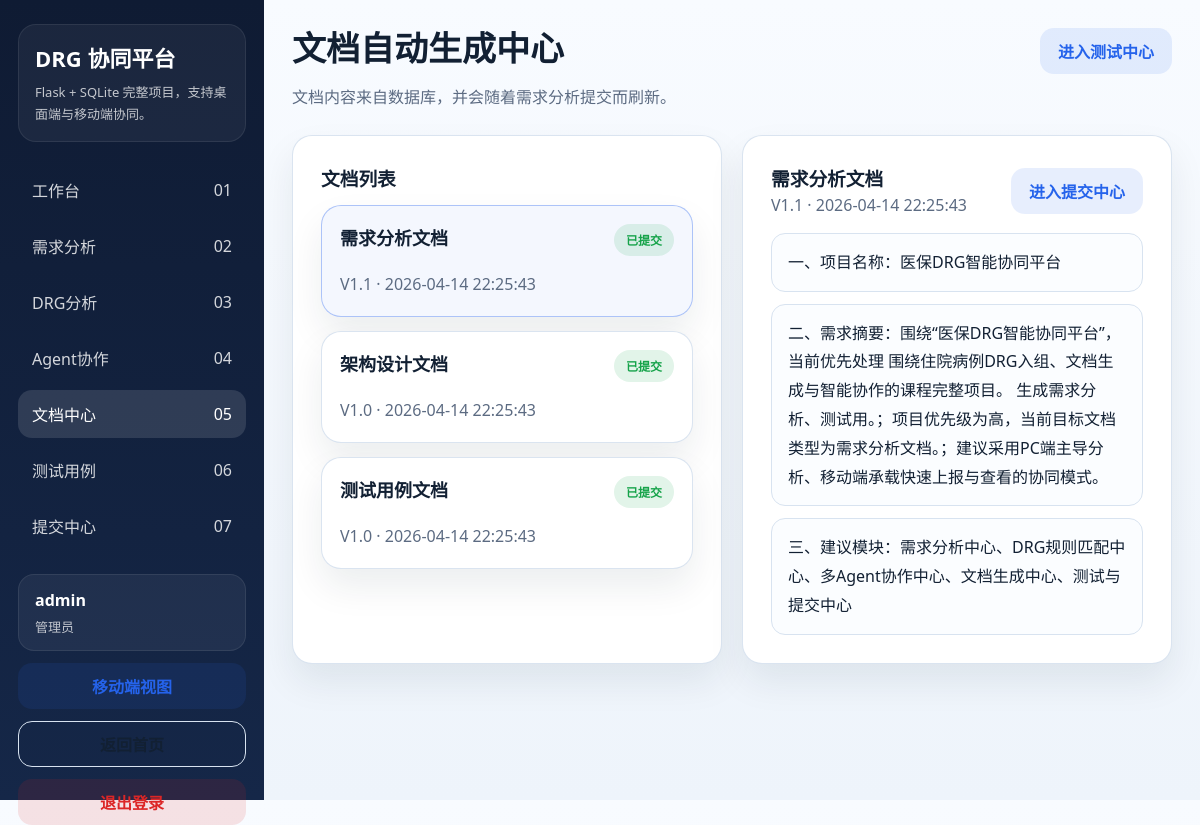
Page /documents (signed in) on the committed database.
### tables this page shows
CREATE TABLE users (
            id INTEGER PRIMARY KEY AUTOINCREMENT,
            username TEXT NOT NULL UNIQUE,
            password_hash TEXT NOT NULL,
            role TEXT NOT NULL,
            created_at TEXT NOT NULL
        );

CREATE TABLE documents (
            id INTEGER PRIMARY KEY AUTOINCREMENT,
            project_id INTEGER NOT NULL,
            title TEXT NOT NULL,
            status TEXT NOT NULL,
            version TEXT NOT NULL,
            content TEXT NOT NULL,
            updated_at TEXT NOT NULL,
            FOREIGN KEY(project_id) REFERENCES projects(id)
        );

### app.py (the view)
@app.route("/documents")
@login_required
def documents_page():
    project = get_project()
    documents = get_documents(project["id"])
    selected_id = request.args.get("document_id", type=int)
    selected_document = None
    if documents:
        selected_document = next((item for item in documents if item["id"] == selected_id), documents[0])
    return render_template(
        "documents.html",
        page_key="documents",
        project=project,
        documents=documents,
        selected_document=selected_document,
    )

### app.py (called while the page is built)
def get_db() -> sqlite3.Connection:
    if "db" not in g:
        connection = sqlite3.connect(app.config["DATABASE"])
        connection.row_factory = sqlite3.Row
        g.db = connection
    return g.db

def fetch_one(query: str, params: tuple[Any, ...] = ()) -> sqlite3.Row | None:
    return get_db().execute(query, params).fetchone()

def fetch_all(query: str, params: tuple[Any, ...] = ()) -> list[sqlite3.Row]:
    return get_db().execute(query, params).fetchall()

def get_project() -> sqlite3.Row:
    project = fetch_one("SELECT * FROM projects ORDER BY id LIMIT 1")
    if project is None:
        raise RuntimeError("Project seed data not found.")
    return project

def get_documents(project_id: int) -> list[dict[str, Any]]:
    rows = fetch_all("SELECT * FROM documents WHERE project_id = ? ORDER BY id", (project_id,))
    return [
        {
            "id": row["id"],
            "title": row["title"],
            "status": row["status"],
            "version": row["version"],
            "content_lines": row["content"].split("\n"),
            "updated_at": row["updated_at"],
        }
        for row in rows
    ]

def login_required(view):
    @wraps(view)
    def wrapped_view(**kwargs):
        if g.user is None:
            return redirect(url_for("login"))
        return view(**kwargs)
    return wrapped_view

@app.before_request
def load_logged_in_user() -> None:
    user_id = session.get("user_id")
    if user_id is None:
        g.user = None
        return
    g.user = fetch_one("SELECT * FROM users WHERE id = ?", (user_id,))

@app.context_processor
def inject_globals() -> dict[str, Any]:
    return {"current_user": g.get("user")}

### templates/documents.html (shortened to what this page needs)
{% extends 'base.html' %}
{% block content %}
<header class="topbar">
    <div>
        <h1>文档自动生成中心</h1>
        <p>文档内容来自数据库，并会随着需求分析提交而刷新。</p>
    </div>
    <div class="topbar-actions">
        <a class="button-secondary" href="{{ url_for('tests_page') }}">进入测试中心</a>
    </div>
</header>
<section class="panel-grid two-columns documents-layout">
    <article class="panel">
        <div class="panel-header">
            <h3>文档列表</h3>
        </div>
        <div class="list-stack">
            {% for item in documents %}
                <a class="item-card linked-card {% if selected_document and selected_document['id'] == item['id'] %}active-linked-card{% endif %}" href="{{ url_for('documents_page', document_id=item['id']) }}">
                    <div class="item-card-top wrap-top">
                        <strong>{{ item['title'] }}</strong>
                        <span class="status-tag {% if item['status'] == '已生成' or item['status'] == '已提交' %}success{% elif item['status'] == '待更新' %}warning{% endif %}">{{ item['status'] }}</span>
                    </div>
                    <p>{{ item['version'] }} · {{ item['updated_at'] }}</p>
                </a>
            {% endfor %}
        </div>
    </article>
    <article class="panel">
        {% if selected_document %}
            <div class="panel-header">
                <div>
                    <h3>{{ selected_document['title'] }}</h3>
                    <p>{{ selected_document['version'] }} · {{ selected_document['updated_at'] }}</p>
                </div>
                <a class="button-secondary" href="{{ url_for('submit_page') }}">进入提交中心</a>
            </div>
            <div class="document-lines">
                {% for line in selected_document['content_lines'] %}
                    <div class="document-line">{{ line }}</div>
                {% endfor %}
            </div>
        {% else %}
            <div class="empty-state">暂无文档数据。</div>
        {% endif %}
    </article>
</section>
{% endblock %}

### templates/base.html (shortened to what this page needs)
<!DOCTYPE html>
<html lang="zh-CN">
<head>
    <link rel="stylesheet" href="{{ url_for('static', filename='css/style.css') }}" />
</head>
<body>
<div class="app-shell">
    <aside class="sidebar">
        <div class="brand-block">
            <h2 class="brand-title">DRG 协同平台</h2>
            <p class="brand-subtitle">Flask + SQLite 完整项目，支持桌面端与移动端协同。</p>
        </div>
        <nav class="nav-list">
            <a class="nav-item {% if page_key == 'dashboard' %}active{% endif %}" href="{{ url_for('dashboard') }}"><span>工作台</span><span>01</span></a>
            <a class="nav-item {% if page_key == 'analysis' %}active{% endif %}" href="{{ url_for('analysis') }}"><span>需求分析</span><span>02</span></a>
            <a class="nav-item {% if page_key == 'cases' %}active{% endif %}" href="{{ url_for('cases_page') }}"><span>DRG分析</span><span>03</span></a>
            <a class="nav-item {% if page_key == 'agents' %}active{% endif %}" href="{{ url_for('agents_page') }}"><span>Agent协作</span><span>04</span></a>
            <a class="nav-item {% if page_key == 'documents' %}active{% endif %}" href="{{ url_for('documents_page') }}"><span>文档中心</span><span>05</span></a>
            <a class="nav-item {% if page_key == 'tests' %}active{% endif %}" href="{{ url_for('tests_page') }}"><span>测试用例</span><span>06</span></a>
            <a class="nav-item {% if page_key == 'submit' %}active{% endif %}" href="{{ url_for('submit_page') }}"><span>提交中心</span><span>07</span></a>
        </nav>
        <div class="sidebar-footer">
            <div class="user-mini-card">
                <strong>{{ current_user['username'] if current_user else '访客' }}</strong>
                <span>{{ current_user['role'] if current_user else '未登录' }}</span>
            </div>
            <a class="button-secondary full" href="{{ url_for('mobile_home') }}">移动端视图</a>
            <a class="button-ghost full" href="{{ url_for('index') }}">返回首页</a>
            <a class="button-danger full" href="{{ url_for('logout') }}">退出登录</a>
        </div>
    </aside>
    <main class="main-content">
        {% block content %}{% endblock %}
    </main>
</div>
</body>
</html>

### rows in the picture
users: username "admin", role "管理员"
documents: title "需求分析文档", status "已提交", version "V1.1", updated_at "2026-04-14 22:25:43"
documents: title "架构设计文档", status "已提交", version "V1.0", updated_at "2026-04-14 22:25:43"
documents: title "测试用例文档", status "已提交", version "V1.0", updated_at "2026-04-14 22:25:43"

### other values in the picture
{{ line }} "一、项目名称：医保DRG智能协同平台" "二、需求摘要：围绕“医保DRG智能协同平台”，当前优先处理 围绕住院病例DRG入组、文档生成与智能协作的课程完整项目。 生成需求分析、测试用。；项目优先级为高，当前目标文档类型为需求分析文档。；建议采用PC端主导分析、移动端承载快速上报与查看的协同模式。" "三、建议模块：需求分析中心、DRG规则匹配中心、多Agent协作中心、文档生成中心、测试与提交中心"
